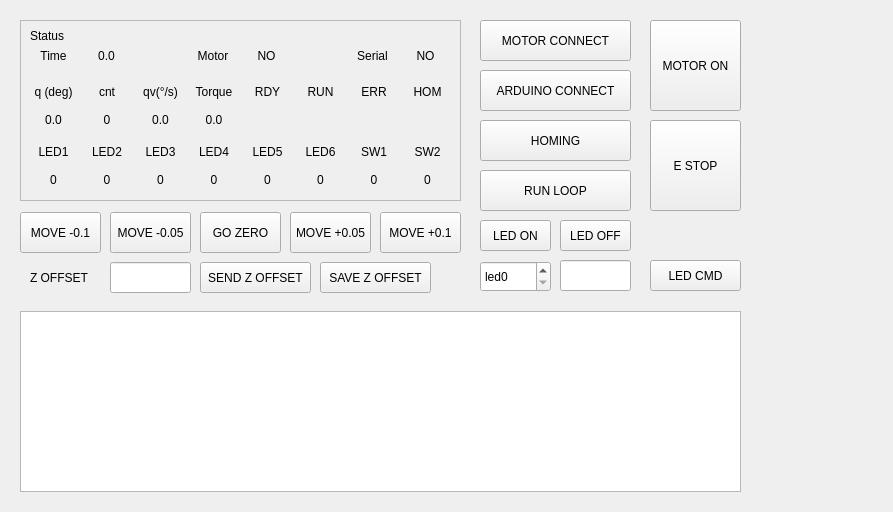
<?xml version="1.0" encoding="UTF-8"?>
<ui version="4.0">
 <class>MainWindow</class>
 <widget class="QMainWindow" name="MainWindow">
  <property name="geometry">
   <rect>
    <x>0</x>
    <y>0</y>
    <width>893</width>
    <height>512</height>
   </rect>
  </property>
  <property name="windowTitle">
   <string>MainWindow</string>
  </property>
  <widget class="QWidget" name="centralwidget">
   <widget class="QFrame" name="frame">
    <property name="geometry">
     <rect>
      <x>20</x>
      <y>20</y>
      <width>441</width>
      <height>181</height>
     </rect>
    </property>
    <property name="frameShape">
     <enum>QFrame::StyledPanel</enum>
    </property>
    <property name="frameShadow">
     <enum>QFrame::Raised</enum>
    </property>
    <widget class="QLabel" name="label_7">
     <property name="geometry">
      <rect>
       <x>10</x>
       <y>10</y>
       <width>56</width>
       <height>12</height>
      </rect>
     </property>
     <property name="text">
      <string>Status</string>
     </property>
    </widget>
    <widget class="QWidget" name="layoutWidget">
     <property name="geometry">
      <rect>
       <x>10</x>
       <y>20</y>
       <width>419</width>
       <height>31</height>
      </rect>
     </property>
     <layout class="QHBoxLayout" name="horizontalLayout_5">
      <item>
       <widget class="QLabel" name="label_5">
        <property name="text">
         <string>Time</string>
        </property>
        <property name="alignment">
         <set>Qt::AlignCenter</set>
        </property>
       </widget>
      </item>
      <item>
       <widget class="QLabel" name="label_time">
        <property name="text">
         <string>0.0</string>
        </property>
        <property name="alignment">
         <set>Qt::AlignCenter</set>
        </property>
       </widget>
      </item>
      <item>
       <widget class="QLabel" name="label_9">
        <property name="text">
         <string/>
        </property>
        <property name="alignment">
         <set>Qt::AlignCenter</set>
        </property>
       </widget>
      </item>
      <item>
       <widget class="QLabel" name="label_14">
        <property name="text">
         <string>Motor</string>
        </property>
        <property name="alignment">
         <set>Qt::AlignCenter</set>
        </property>
       </widget>
      </item>
      <item>
       <widget class="QLabel" name="label_connect">
        <property name="text">
         <string>NO</string>
        </property>
        <property name="alignment">
         <set>Qt::AlignCenter</set>
        </property>
       </widget>
      </item>
      <item>
       <widget class="QLabel" name="label_13">
        <property name="text">
         <string/>
        </property>
        <property name="alignment">
         <set>Qt::AlignCenter</set>
        </property>
       </widget>
      </item>
      <item>
       <widget class="QLabel" name="label_24">
        <property name="text">
         <string>Serial</string>
        </property>
        <property name="alignment">
         <set>Qt::AlignCenter</set>
        </property>
       </widget>
      </item>
      <item>
       <widget class="QLabel" name="label_arduino_status">
        <property name="text">
         <string>NO</string>
        </property>
        <property name="alignment">
         <set>Qt::AlignCenter</set>
        </property>
       </widget>
      </item>
     </layout>
    </widget>
    <widget class="QWidget" name="horizontalLayoutWidget">
     <property name="geometry">
      <rect>
       <x>10</x>
       <y>60</y>
       <width>421</width>
       <height>51</height>
      </rect>
     </property>
     <layout class="QHBoxLayout" name="horizontalLayout_2">
      <item>
       <layout class="QVBoxLayout" name="verticalLayout_2">
        <item>
         <widget class="QLabel" name="label_3">
          <property name="text">
           <string>q (deg)</string>
          </property>
          <property name="alignment">
           <set>Qt::AlignCenter</set>
          </property>
         </widget>
        </item>
        <item>
         <widget class="QLabel" name="label_q">
          <property name="text">
           <string>0.0</string>
          </property>
          <property name="alignment">
           <set>Qt::AlignCenter</set>
          </property>
         </widget>
        </item>
       </layout>
      </item>
      <item>
       <layout class="QVBoxLayout" name="verticalLayout_4">
        <item>
         <widget class="QLabel" name="label_8">
          <property name="text">
           <string>cnt</string>
          </property>
          <property name="alignment">
           <set>Qt::AlignCenter</set>
          </property>
         </widget>
        </item>
        <item>
         <widget class="QLabel" name="label_cnt">
          <property name="text">
           <string>0</string>
          </property>
          <property name="alignment">
           <set>Qt::AlignCenter</set>
          </property>
         </widget>
        </item>
       </layout>
      </item>
      <item>
       <layout class="QVBoxLayout" name="verticalLayout_5">
        <item>
         <widget class="QLabel" name="label_4">
          <property name="text">
           <string>qv(°/s)</string>
          </property>
          <property name="alignment">
           <set>Qt::AlignCenter</set>
          </property>
         </widget>
        </item>
        <item>
         <widget class="QLabel" name="label_qdot">
          <property name="text">
           <string>0.0</string>
          </property>
          <property name="alignment">
           <set>Qt::AlignCenter</set>
          </property>
         </widget>
        </item>
       </layout>
      </item>
      <item>
       <layout class="QVBoxLayout" name="verticalLayout_6">
        <item>
         <widget class="QLabel" name="label_6">
          <property name="text">
           <string>Torque</string>
          </property>
          <property name="alignment">
           <set>Qt::AlignCenter</set>
          </property>
         </widget>
        </item>
        <item>
         <widget class="QLabel" name="label_torque">
          <property name="text">
           <string>0.0</string>
          </property>
          <property name="alignment">
           <set>Qt::AlignCenter</set>
          </property>
         </widget>
        </item>
       </layout>
      </item>
      <item>
       <layout class="QVBoxLayout" name="verticalLayout_7">
        <item>
         <widget class="QLabel" name="label_10">
          <property name="text">
           <string>RDY</string>
          </property>
          <property name="alignment">
           <set>Qt::AlignCenter</set>
          </property>
         </widget>
        </item>
        <item>
         <widget class="QLabel" name="label_rdy">
          <property name="text">
           <string/>
          </property>
          <property name="alignment">
           <set>Qt::AlignCenter</set>
          </property>
         </widget>
        </item>
       </layout>
      </item>
      <item>
       <layout class="QVBoxLayout" name="verticalLayout_8">
        <item>
         <widget class="QLabel" name="label_11">
          <property name="text">
           <string>RUN</string>
          </property>
          <property name="alignment">
           <set>Qt::AlignCenter</set>
          </property>
         </widget>
        </item>
        <item>
         <widget class="QLabel" name="label_run">
          <property name="text">
           <string/>
          </property>
          <property name="alignment">
           <set>Qt::AlignCenter</set>
          </property>
         </widget>
        </item>
       </layout>
      </item>
      <item>
       <layout class="QVBoxLayout" name="verticalLayout_3">
        <item>
         <widget class="QLabel" name="label_12">
          <property name="text">
           <string>ERR</string>
          </property>
          <property name="alignment">
           <set>Qt::AlignCenter</set>
          </property>
         </widget>
        </item>
        <item>
         <widget class="QLabel" name="label_err">
          <property name="text">
           <string/>
          </property>
          <property name="alignment">
           <set>Qt::AlignCenter</set>
          </property>
         </widget>
        </item>
       </layout>
      </item>
      <item>
       <layout class="QVBoxLayout" name="verticalLayout_9">
        <item>
         <widget class="QLabel" name="label_15">
          <property name="text">
           <string>HOM</string>
          </property>
          <property name="alignment">
           <set>Qt::AlignCenter</set>
          </property>
         </widget>
        </item>
        <item>
         <widget class="QLabel" name="label_hom">
          <property name="text">
           <string/>
          </property>
          <property name="alignment">
           <set>Qt::AlignCenter</set>
          </property>
         </widget>
        </item>
       </layout>
      </item>
     </layout>
    </widget>
    <widget class="QWidget" name="horizontalLayoutWidget_2">
     <property name="geometry">
      <rect>
       <x>10</x>
       <y>120</y>
       <width>421</width>
       <height>51</height>
      </rect>
     </property>
     <layout class="QHBoxLayout" name="horizontalLayout_3">
      <item>
       <layout class="QVBoxLayout" name="verticalLayout_10">
        <item>
         <widget class="QLabel" name="label_16">
          <property name="text">
           <string>LED1</string>
          </property>
          <property name="alignment">
           <set>Qt::AlignCenter</set>
          </property>
         </widget>
        </item>
        <item>
         <widget class="QLabel" name="label_led1">
          <property name="text">
           <string>0</string>
          </property>
          <property name="alignment">
           <set>Qt::AlignCenter</set>
          </property>
         </widget>
        </item>
       </layout>
      </item>
      <item>
       <layout class="QVBoxLayout" name="verticalLayout_11">
        <item>
         <widget class="QLabel" name="label_17">
          <property name="text">
           <string>LED2</string>
          </property>
          <property name="alignment">
           <set>Qt::AlignCenter</set>
          </property>
         </widget>
        </item>
        <item>
         <widget class="QLabel" name="label_led2">
          <property name="text">
           <string>0</string>
          </property>
          <property name="alignment">
           <set>Qt::AlignCenter</set>
          </property>
         </widget>
        </item>
       </layout>
      </item>
      <item>
       <layout class="QVBoxLayout" name="verticalLayout_12">
        <item>
         <widget class="QLabel" name="label_18">
          <property name="text">
           <string>LED3</string>
          </property>
          <property name="alignment">
           <set>Qt::AlignCenter</set>
          </property>
         </widget>
        </item>
        <item>
         <widget class="QLabel" name="label_led3">
          <property name="text">
           <string>0</string>
          </property>
          <property name="alignment">
           <set>Qt::AlignCenter</set>
          </property>
         </widget>
        </item>
       </layout>
      </item>
      <item>
       <layout class="QVBoxLayout" name="verticalLayout_13">
        <item>
         <widget class="QLabel" name="label_19">
          <property name="text">
           <string>LED4</string>
          </property>
          <property name="alignment">
           <set>Qt::AlignCenter</set>
          </property>
         </widget>
        </item>
        <item>
         <widget class="QLabel" name="label_led4">
          <property name="text">
           <string>0</string>
          </property>
          <property name="alignment">
           <set>Qt::AlignCenter</set>
          </property>
         </widget>
        </item>
       </layout>
      </item>
      <item>
       <layout class="QVBoxLayout" name="verticalLayout_14">
        <item>
         <widget class="QLabel" name="label_20">
          <property name="text">
           <string>LED5</string>
          </property>
          <property name="alignment">
           <set>Qt::AlignCenter</set>
          </property>
         </widget>
        </item>
        <item>
         <widget class="QLabel" name="label_led5">
          <property name="text">
           <string>0</string>
          </property>
          <property name="alignment">
           <set>Qt::AlignCenter</set>
          </property>
         </widget>
        </item>
       </layout>
      </item>
      <item>
       <layout class="QVBoxLayout" name="verticalLayout_15">
        <item>
         <widget class="QLabel" name="label_21">
          <property name="text">
           <string>LED6</string>
          </property>
          <property name="alignment">
           <set>Qt::AlignCenter</set>
          </property>
         </widget>
        </item>
        <item>
         <widget class="QLabel" name="label_led6">
          <property name="text">
           <string>0</string>
          </property>
          <property name="alignment">
           <set>Qt::AlignCenter</set>
          </property>
         </widget>
        </item>
       </layout>
      </item>
      <item>
       <layout class="QVBoxLayout" name="verticalLayout_16">
        <item>
         <widget class="QLabel" name="label_22">
          <property name="text">
           <string>SW1</string>
          </property>
          <property name="alignment">
           <set>Qt::AlignCenter</set>
          </property>
         </widget>
        </item>
        <item>
         <widget class="QLabel" name="label_sw1">
          <property name="text">
           <string>0</string>
          </property>
          <property name="alignment">
           <set>Qt::AlignCenter</set>
          </property>
         </widget>
        </item>
       </layout>
      </item>
      <item>
       <layout class="QVBoxLayout" name="verticalLayout_17">
        <item>
         <widget class="QLabel" name="label_23">
          <property name="text">
           <string>SW2</string>
          </property>
          <property name="alignment">
           <set>Qt::AlignCenter</set>
          </property>
         </widget>
        </item>
        <item>
         <widget class="QLabel" name="label_sw2">
          <property name="text">
           <string>0</string>
          </property>
          <property name="alignment">
           <set>Qt::AlignCenter</set>
          </property>
         </widget>
        </item>
       </layout>
      </item>
     </layout>
    </widget>
   </widget>
   <widget class="QPushButton" name="pushButton_connect">
    <property name="geometry">
     <rect>
      <x>480</x>
      <y>20</y>
      <width>151</width>
      <height>41</height>
     </rect>
    </property>
    <property name="text">
     <string>MOTOR CONNECT</string>
    </property>
   </widget>
   <widget class="QPushButton" name="pushButton_runloop">
    <property name="geometry">
     <rect>
      <x>480</x>
      <y>170</y>
      <width>151</width>
      <height>41</height>
     </rect>
    </property>
    <property name="text">
     <string>RUN LOOP</string>
    </property>
   </widget>
   <widget class="QPushButton" name="pushButton_estop">
    <property name="geometry">
     <rect>
      <x>650</x>
      <y>120</y>
      <width>91</width>
      <height>91</height>
     </rect>
    </property>
    <property name="text">
     <string>E STOP</string>
    </property>
   </widget>
   <widget class="QPushButton" name="pushButton_homing">
    <property name="geometry">
     <rect>
      <x>480</x>
      <y>120</y>
      <width>151</width>
      <height>41</height>
     </rect>
    </property>
    <property name="text">
     <string>HOMING</string>
    </property>
   </widget>
   <widget class="QPushButton" name="pushButton_gozero">
    <property name="geometry">
     <rect>
      <x>200</x>
      <y>212</y>
      <width>81</width>
      <height>41</height>
     </rect>
    </property>
    <property name="text">
     <string>GO ZERO</string>
    </property>
   </widget>
   <widget class="QLineEdit" name="lineEdit">
    <property name="geometry">
     <rect>
      <x>110</x>
      <y>262</y>
      <width>81</width>
      <height>31</height>
     </rect>
    </property>
   </widget>
   <widget class="QLabel" name="label">
    <property name="geometry">
     <rect>
      <x>30</x>
      <y>262</y>
      <width>71</width>
      <height>31</height>
     </rect>
    </property>
    <property name="text">
     <string>Z OFFSET</string>
    </property>
   </widget>
   <widget class="QPushButton" name="pushButton_zoffset">
    <property name="geometry">
     <rect>
      <x>200</x>
      <y>262</y>
      <width>111</width>
      <height>31</height>
     </rect>
    </property>
    <property name="text">
     <string>SEND Z OFFSET</string>
    </property>
   </widget>
   <widget class="QPushButton" name="pushButton_m2">
    <property name="geometry">
     <rect>
      <x>290</x>
      <y>212</y>
      <width>81</width>
      <height>41</height>
     </rect>
    </property>
    <property name="text">
     <string>MOVE +0.05</string>
    </property>
   </widget>
   <widget class="QPushButton" name="pushButton_m1">
    <property name="geometry">
     <rect>
      <x>110</x>
      <y>212</y>
      <width>81</width>
      <height>41</height>
     </rect>
    </property>
    <property name="text">
     <string>MOVE -0.05</string>
    </property>
   </widget>
   <widget class="QPushButton" name="pushButton_m3">
    <property name="geometry">
     <rect>
      <x>380</x>
      <y>212</y>
      <width>81</width>
      <height>41</height>
     </rect>
    </property>
    <property name="text">
     <string>MOVE +0.1</string>
    </property>
   </widget>
   <widget class="QPushButton" name="pushButton_m0">
    <property name="geometry">
     <rect>
      <x>20</x>
      <y>212</y>
      <width>81</width>
      <height>41</height>
     </rect>
    </property>
    <property name="text">
     <string>MOVE -0.1</string>
    </property>
   </widget>
   <widget class="QPushButton" name="pushButton_zoffset_save">
    <property name="geometry">
     <rect>
      <x>320</x>
      <y>262</y>
      <width>111</width>
      <height>31</height>
     </rect>
    </property>
    <property name="text">
     <string>SAVE Z OFFSET</string>
    </property>
   </widget>
   <widget class="QPushButton" name="pushButton_motoron">
    <property name="geometry">
     <rect>
      <x>650</x>
      <y>20</y>
      <width>91</width>
      <height>91</height>
     </rect>
    </property>
    <property name="text">
     <string>MOTOR ON</string>
    </property>
   </widget>
   <widget class="QPushButton" name="pushButton_arduino_connect">
    <property name="geometry">
     <rect>
      <x>480</x>
      <y>70</y>
      <width>151</width>
      <height>41</height>
     </rect>
    </property>
    <property name="text">
     <string>ARDUINO CONNECT</string>
    </property>
   </widget>
   <widget class="QTextBrowser" name="textBrowser">
    <property name="geometry">
     <rect>
      <x>20</x>
      <y>311</y>
      <width>721</width>
      <height>181</height>
     </rect>
    </property>
   </widget>
   <widget class="QPushButton" name="pushButton_ledon">
    <property name="geometry">
     <rect>
      <x>480</x>
      <y>220</y>
      <width>71</width>
      <height>31</height>
     </rect>
    </property>
    <property name="text">
     <string>LED ON</string>
    </property>
   </widget>
   <widget class="QPushButton" name="pushButton_ledoff">
    <property name="geometry">
     <rect>
      <x>560</x>
      <y>220</y>
      <width>71</width>
      <height>31</height>
     </rect>
    </property>
    <property name="text">
     <string>LED OFF</string>
    </property>
   </widget>
   <widget class="QLineEdit" name="lineEdit_led">
    <property name="geometry">
     <rect>
      <x>560</x>
      <y>260</y>
      <width>71</width>
      <height>31</height>
     </rect>
    </property>
   </widget>
   <widget class="QPushButton" name="pushButton_ledcmd">
    <property name="geometry">
     <rect>
      <x>650</x>
      <y>260</y>
      <width>91</width>
      <height>31</height>
     </rect>
    </property>
    <property name="text">
     <string>LED CMD</string>
    </property>
   </widget>
   <widget class="QSpinBox" name="spinBox_led">
    <property name="geometry">
     <rect>
      <x>480</x>
      <y>261</y>
      <width>71</width>
      <height>31</height>
     </rect>
    </property>
    <property name="prefix">
     <string>led</string>
    </property>
    <property name="maximum">
     <number>5</number>
    </property>
   </widget>
  </widget>
 </widget>
 <resources/>
 <connections/>
</ui>
